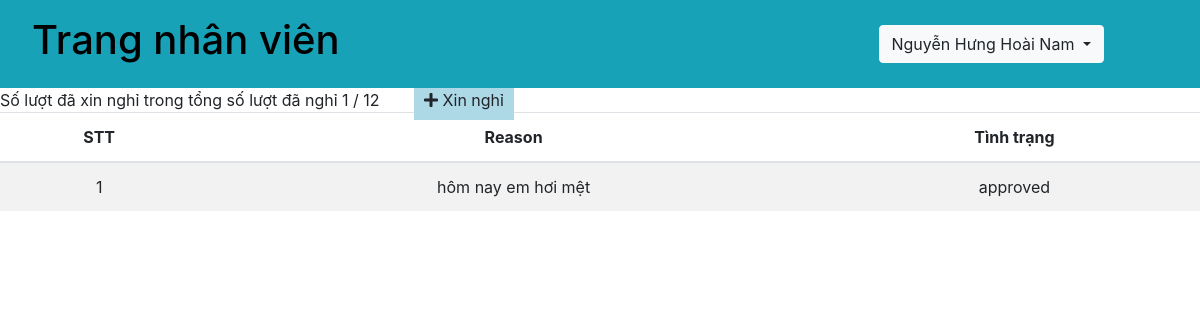
Page /api/nghiphep.php (signed in) on the earlier database version.
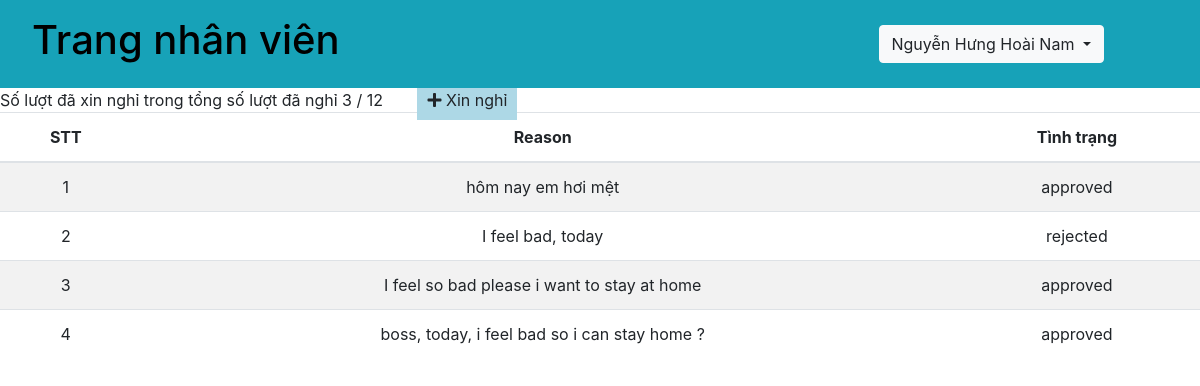
Same page on the later database version.
### tables this page shows
CREATE TABLE `nhanvien` (
  `id` int(11) NOT NULL,
  `name` varchar(100) NOT NULL,
  `username` varchar(50) NOT NULL,
  `password` varchar(100) NOT NULL,
  `maPB` varchar(50) NOT NULL,
  `image` varchar(50) NOT NULL,
  `tongngaynghi` int(11) NOT NULL,
  `duocnghi` int(11) NOT NULL,
  `status` int(11) NOT NULL
);

CREATE TABLE `nghiphep` (
  `id` int(11) NOT NULL,
  `name` varchar(100) NOT NULL,
  `reason` varchar(100) NOT NULL,
  `maPB` varchar(50) NOT NULL,
  `status` varchar(100) NOT NULL
);

### db.php (called while the page is built, shortened)
<?php
    function open_database(){
        $conn = mysqli_connect(host, username, password, db);
        return $conn;
    }
    function get_info_nhanvien($username){
        $conn = open_database();
        $sql = "SELECT * FROM nhanvien WHERE username = ?";
        $stmt = $conn->prepare($sql);
        $stmt->bind_param("s", $username);
        if(!$stmt->execute()){
            return array('code' => 1, 'message' =>'Cannot execute query');
        }
        $result = $stmt->get_result();
        $data = $result->fetch_assoc();
        return array('code' => 0, 'message' =>'', 'data' => $data);
    }
    function check_truong_phong($name, $maPB){
        $conn = open_database();
        $sql = "select * from nhanvien n, phongban p where n.name = p.truongphong and n.maPB = p.maPB and n.name = ? and n.maPb = ?";
        $stmt = $conn->prepare($sql);
        $stmt->bind_param('ss', $name, $maPB);
        if(!$stmt->execute()){
            return array('code'=>1, 'message'=>'cannot execute command');
        }
        $result = $stmt->get_result();
        if($result->num_rows == 0){
            return false;
        }
        return true;
    }
    function get_don_nghiphep($nameNv){
        $conn = open_database();
        $sql = "SELECT * from nghiphep where name = ?";
        $stmt = $conn->prepare($sql);
        $stmt->bind_param('s', $nameNv);
        if(!$stmt->execute()){
            return array('code' => 1, 'message' =>'cannot execute command');
        }
        $result = $stmt->get_result();
        while ($row = $result->fetch_assoc()){
            $data[] = $row;
        }
        return array('code'=>0, 'message'=>'', 'data'=>$data);
    }
?>

### api/nghiphep.php (the view, shortened to what this page needs)
<?php
    require_once('../db.php');
?>
<!DOCTYPE html>
<html lang="en">
<head>
    <link rel="stylesheet" href="https://maxcdn.bootstrapcdn.com/bootstrap/4.5.2/css/bootstrap.min.css">
	<link rel="stylesheet" href="https://use.fontawesome.com/releases/v5.15.4/css/all.css">
</head>
<body>
    <?php
        $username = $_SESSION["username"];
        if($username == "admin"){
            $nameNV = $_GET['name'];
            $result = get_info_admin($username);
            if($result['code'] == 0){
                $data = $result['data'];
            }
            ?>
                <nav class="navbar navbar-expand-sm bg-info justify-content-between">
                    <div class="nav-item">
                        <h1 class="nav-link">Trang giám đốc</h1>
                    </div>
                    <div class="nav-item">
                        <div class="dropdown">
                            <button type="button" class="btn btn-light dropdown-toggle" data-toggle="dropdown">
                            <?= $data['name'] ?>
                            </button>
                            <div class="dropdown-menu">
                                <a class="dropdown-item" href="../logout.php">Đăng xuất</a>
                            </div>
                        </div>
                    </div>
                </nav>
            <?php
        }else{
            $result = get_info_nhanvien($username);
            if($result['code'] == 0){
                $data = $result['data'];
            }
            ?>
                <nav class="navbar navbar-expand-sm bg-info justify-content-between">
                    <div class="nav-item">
                        <h1 class="nav-link"><a href="../index.php" style="text-decoration: none; color: black;">Trang nhân viên</a></h1>
                    </div>
                    <div class="nav-item">
                        <div class="dropdown">
                            <button type="button" class="btn btn-light dropdown-toggle" data-toggle="dropdown">
                            <?= $data['name'] ?>
                            </button>
                        </div>
                    </div>
                </nav>
            <?php
        }
    ?>
    <span>Số lượt đã xin nghỉ trong tổng số lượt đã nghỉ <?=$data['tongngaynghi']?> / <?=$data['duocnghi']?></span>
    <span style="background: lightblue; padding: 10px; margin-left: 30px; cursor: pointer;"><i class="fas fa-plus" data-toggle="modal" data-target="#confirm-xin-nghi"></i> Xin nghỉ</span>
    <?php
        if(check_truong_phong($data['name'], $data['maPB']) == false){
            ?>
                <div class="table-responsive">
                    <table class="table table-lg table-striped text-center">
                        <thead>
                        <tr>
                            <th>STT</th>
                            <th>Reason</th>
                            <th>Tình trạng</th>
                        </tr>
                        </thead>
                        <tbody>
                        <?php
                            $stt = 1;
                            $resultList = get_don_nghiphep($data['name']);
                            if($resultList['code'] == 0){
                                $data1 = $resultList['data'];
                                if(count($data1) > 0 && is_array($data1)){
                                    foreach ($data1 as $row1) {
                                        ?>
                                        <tr>
                                            <td><?=$stt?></td>
                                            <td><?=$row1['reason']?></td>
                                            <td><?=$row1['status']?></td>
                                        </tr>
                                        <?php
                                        $stt += 1;
                                    }
                                }
                            }else{
                                ?>
                                    <div class="alert alert-danger">Không có đơn xin nghỉ phép</div>
                                <?php
                            }
                        ?>
                        </tbody>
                    </table>
                </div>
            <?php
        }else if(check_truong_phong($data['name'], $data['maPB']) == true){
            ?>
                <div class="table-responsive">
                    <table class="table table-lg table-striped text-center">
                        <thead>
                        <tr>
                            <th>STT</th>
                            <th>Name</th>
                            <th>Reason</th>
                            <th>Tình trạng</th>
                        </tr>
                        </thead>
                        <tbody>
                        <?php
                            $stt = 1;
                            $resultList = get_don_nghiphep($data['name']);
                            if($resultList['code'] == 0){
                                $data1 = $resultList['data'];
                                if(count($data1) > 0 && is_array($data1)){
                                    foreach ($data1 as $row1) {
                                        ?>
                                        <tr>
                                            <td><?=$stt?></td>
                                            <td><?=$row1['name']?></td>
                                            <td><?=$row1['reason']?></td>
                                            <td><?=$row1['status']?></td>
                                        </tr>
                                        <?php
                                        $stt += 1;
                                    }
                                }
                            }else{
                                ?>
                                    <div class="alert alert-danger">Không có đơn xin nghỉ phép</div>
                                <?php
                            }
                        ?>
                        </tbody>
                    </table>
                </div>
            <?php
        }
    ?>
</body>
</html>

### api/nghiphep.php (style rules this page uses)
.nav-item .dropdown { margin-right: 80px; }

Differences in the rows shown:
changed nhanvien "Nguyễn Hưng Hoài Nam": tongngaynghi "1" → "3"
added nghiphep: reason "I feel bad, today", status "rejected"
added nghiphep: reason "I feel so bad please i want to stay at home", status "approved"
added nghiphep: reason "boss, today, i feel bad so i can stay home ?", status "approved"
